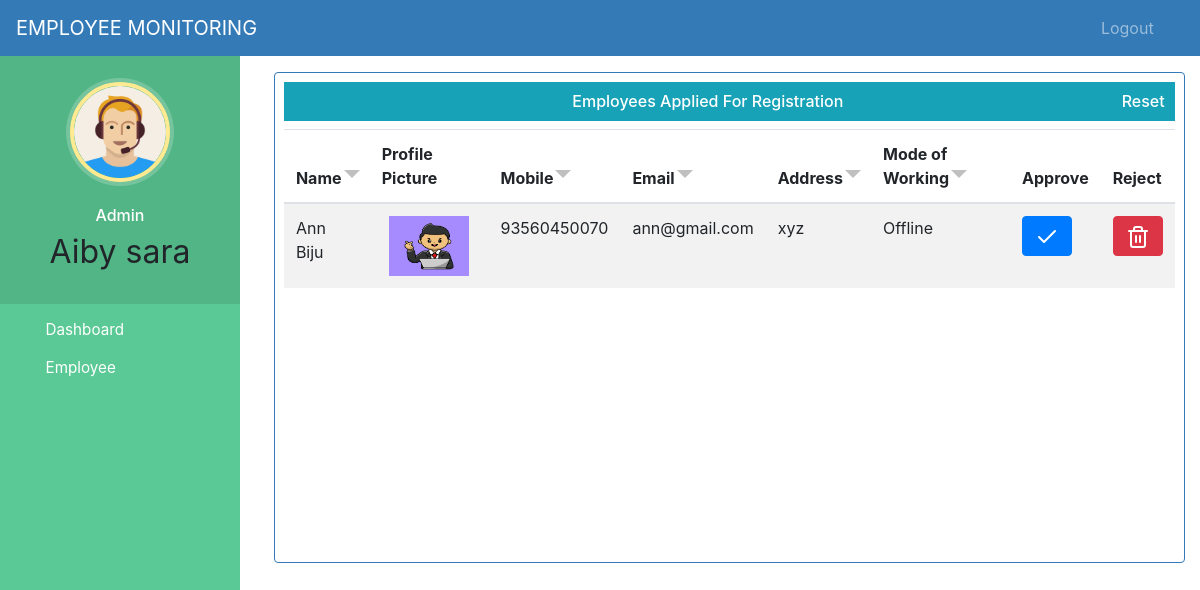
The page /admin-approve-employee (signed in) on the database as committed earlier.
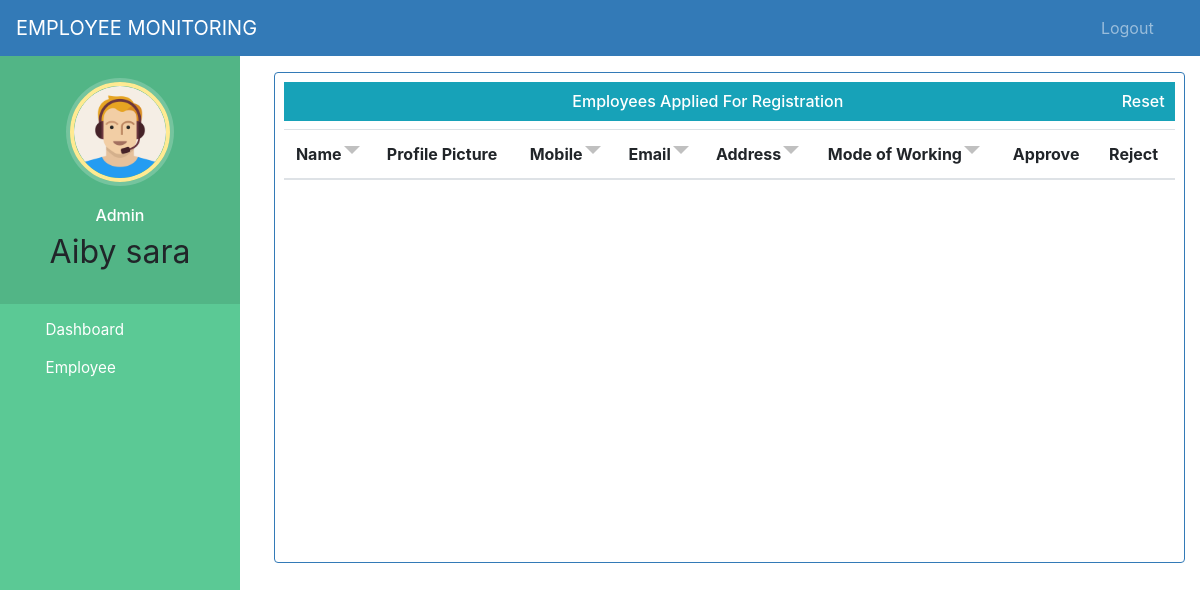
The same page on the database as committed later.
### employee/models.py (models this page shows, shortened)
class Employee(models.Model):
    user = models.OneToOneField(User, on_delete=models.CASCADE)
    profile_pic = models.ImageField(upload_to='profile_pic/EmployeeProfilePic/', null=True, blank=True)
    mode = models.CharField(max_length=128, choices=mode_status, default='Offline')
    address = models.CharField(max_length=128)
    mobile = models.CharField(max_length=12, null=True)
    email = models.EmailField(max_length=128, null=True)
    status = models.BooleanField(default=False)
    last_activity = models.DateTimeField(null=True, blank=True)
    @property
    def get_name(self):
        return self.user.first_name + " " + self.user.last_name

### employee/views.py (the view)
# urls.py: path('admin-approve-employee', views.admin_approve_employee_view, name='admin-approve-employee'),
@login_required(login_url='userlogin')
@user_passes_test(is_admin)
def admin_approve_employee_view(request):
    employees = models.Employee.objects.all().filter(status=False)
    return render(request, 'admin_approve_employee.html', {'employees': employees})

### employee/views.py (called while the page is built)
def is_admin(user):
    return user.groups.filter(name='ADMIN').exists()

### templates/admin_approve_employee.html (shortened to what this page needs)
{% extends 'admin_base.html' %}
{% block content %}
{%load static%}
<head>
  <link rel="stylesheet" href="https://maxcdn.bootstrapcdn.com/bootstrap/4.5.2/css/bootstrap.min.css">
</head>
  <link rel="stylesheet" href="{% static 'css/sort.css' %}">
<br><br><br>
<div class="container">
  <div class="bor">
    <div class="tableFixHead">
      <h6 class="bg-info" style="padding:10px; text-align:center;">Employees Applied For Registration
      <a style="float:right; text-decoration: none; color:white" href="/admin-approve-employee">Reset</a>
      </h6>
       <table class="table table-striped" id="myTable">
        <thead>
          <tr>
            <th onclick="sortTable(0)" class="headerSortDown">Name</th>
            <th>Profile Picture</th>
            <th onclick="sortTable(1)" class="headerSortDown">Mobile</th>
              <th onclick="sortTable(2)" class="headerSortDown">Email</th>
            <th onclick="sortTable(3)" class="headerSortDown">Address</th>
            <th onclick="sortTable(4)" class="headerSortDown">Mode of Working</th>
            <th>Approve</th>
            <th>Reject</th>
          </tr>
        </thead>
         <tbody>
          {% for e in employees %}
          <tr>
            <td> {{e.get_name}}</td>
              <td> <center>
                  {% if e.profile_pic %}
                  <img src="{{ e.profile_pic.url }}" alt="Profile Pic missing" height="60px" width="80px" />
                  {% else %}
                  No Profile Pic
                  {% endif %}
              </center> </td>
            <td>{{e.mobile}}</td>
              <td>{{e.email}}</td>
            <td>{{e.address}}</td>
            <td>{{e.mode}}</td>
              <td><a class="btn btn-primary btn-xs" href="{% url 'approve-employee' e.id  %}"><span>
                <svg xmlns="http://www.w3.org/2000/svg" width="24" height="24" viewBox="0 0 24 24" fill="none" stroke="currentColor" stroke-width="2" stroke-linecap="round" stroke-linejoin="round" class="feather feather-check"><polyline points="20 6 9 17 4 12"></polyline></svg>
              </span></a></td>
            <td><a class="btn btn-danger btn-xs" href="{% url 'reject-employee' e.id  %}"
                onclick="return confirm('Are you sure you want to delete this?')"><span>
            </span></a></td>
          </tr>
          {% endfor %}
         </tbody>
    </table>
    </div>
  </div>
</div>
{% endblock content %}

Rows that differ between the two databases and show on the page:
no longer on this page (row edited): Employee: get_name "Ann Biju", profile_pic (picture), mobile "93560450070", email "ann@gmail.com", address "xyz", mode "Offline"
